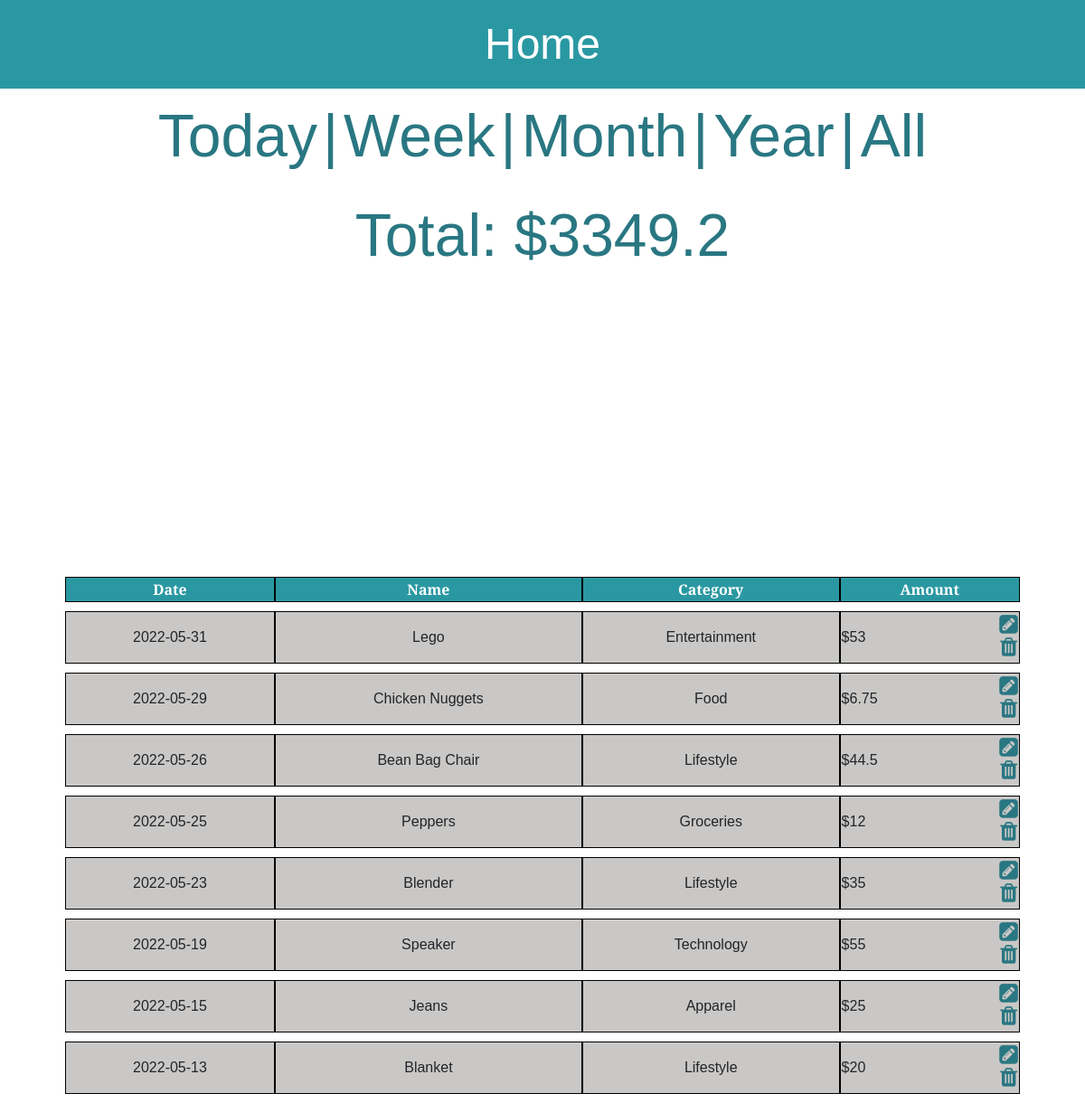
Before: /home (signed in, upper part) with the older database file.
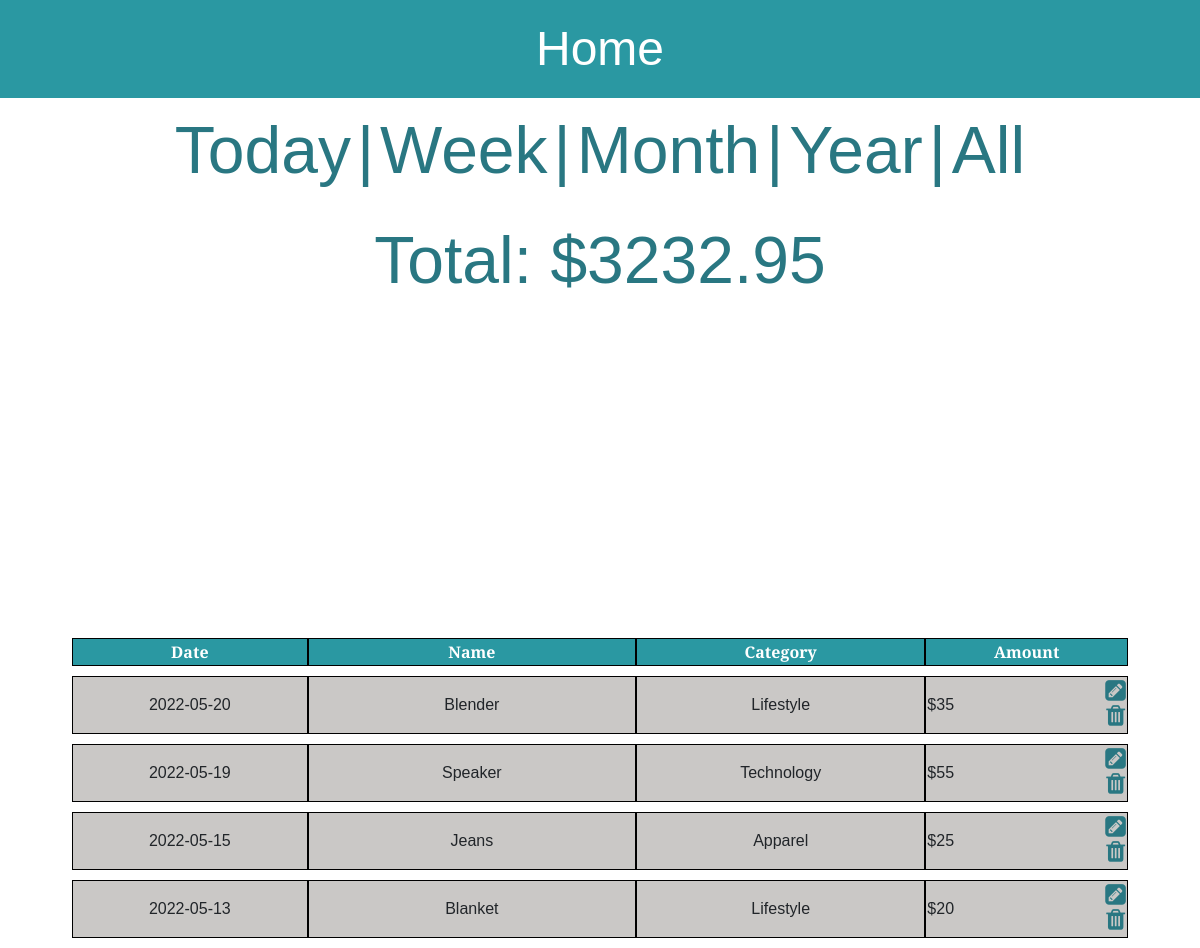
After: the same page with the newer database file.
### tables this page shows
CREATE TABLE expenses (
                                    id integer PRIMARY KEY,
                                    user_id integer NOT NULL,
                                    name text NOT NULL,
                                    date numeric NOT NULL,
                                    category text NOT NULL,
                                    amount numberic NOT NULL,
                                    FOREIGN KEY (user_id) REFERENCES users (id)
                                );

### app.py (the view, shortened to what this page needs)
@app.route("/home", methods=["GET", "POST"])
def homepage():
    if "uid" not in session:
        flash("You must be logged in to view this page",  category="alert-warning")
        return redirect(url_for("login"))
    try:
        conn = create_connection("database.db")
        tuple_expenses = select_expenses_by_uid(conn, session["uid"])
        pie_data = get_pie_data(conn, session["uid"], "all")
        total_expense = get_total_expenses(conn, session["uid"])
    finally:
        conn.close()
    user_expenses = sorted([data_to_dict(each_expense) for each_expense in tuple_expenses],
                           key=lambda d: d["date"], reverse=True)
    return (
        render_template(
            "home.html",
            user_expenses=user_expenses,
            total_expense=str(total_expense),
            data=pie_data,
        ),
        200,
    )

### modules/app_helper_module.py (called while the page is built)
def data_to_dict(data_tup: tuple) -> dict:
    return {
        "name": data_tup[2],
        "date": data_tup[3],
        "category": data_tup[4],
        "amount": data_tup[5],
        "eid": data_tup[0],
    }

### modules/expense_module.py (called while the page is built)
def select_expenses_by_uid(conn, uid: int) -> list:
    cur = conn.cursor()
    cur.execute("SELECT * FROM expenses WHERE user_id=?", (uid,))
    return cur.fetchall()

def get_total_expenses_by_category(conn, uid: int, category: str) -> int:
    cur = conn.cursor()
    cur.execute(
        "SELECT amount FROM expenses WHERE user_id=? AND category=?",
        (
            uid,
            category,
        ),
    )
    total = 0
    for row in cur.fetchall():
        total += row[0]
    return total

def get_total_expenses(conn, uid: int) -> int:
    cur = conn.cursor()
    cur.execute("SELECT amount FROM expenses WHERE user_id=?", (uid,))
    total = 0
    for row in cur.fetchall():
        total += row[0]
    return float("{:.2f}".format(round(total, 2)))

### sql_db.py (called while the page is built)
def create_connection(db_file):
    conn = None
    try:
        conn = sqlite3.connect(db_file)
        return conn
    except Error as e:
        print(e)
    return conn

### templates/home.html (shortened to what this page needs)
{% extends 'app.html' %}
{% block css_linking %}
<link href="/static/home.css" rel="stylesheet"> {% endblock %}
{% block heading1 %} Home {% endblock %}
{% block main_content %}
<section class="filter-tabs" style="font-size: 5.5vw;">
    <form action="/home/today" method="post">
        <button type="submit" class="filter-btn">Today</button>|
    </form>
    <form action="/home/week" method="post">
        <button type="submit" class="filter-btn">Week</button>|
    </form>
    <form action="/home/month" method="post">
        <button type="submit" class="filter-btn">Month</button>|
    </form>
    <form action="/home/year" method="post">
        <button type="submit" class="filter-btn">Year</button>|
    </form>
    <form action="/home" method="post">
        <button type="submit" class="filter-btn">All</button>
    </form>
</section>
<section class="total-expense" style="font-size: 5.5vw;">
    <p>Total: ${{ total_expense }}</p>
</section>
<section class="pie-chart-display">
    <div style="width: 100%; overflow: hidden;">
        <div id="piechart_3d" style="width: 100vw; height: 17rem; overflow: hidden;"></div>
    </div>
</section>
<section class="expense-cards">
    <table class="sortable" style="width: 88vw">
        {% if user_expenses|length > 0 %}
        <thead>
            <tr>
                <th>Date</th>
                <th>Name</th>
                <th>Category</th>
                <th>Amount</th>
            </tr>
        </thead>
        {% endif %}
        <tbody>
            {% for user_expense in user_expenses %}
            <tr>
                <td>
                    {{ user_expense.date }}
                </td>
                <td>
                    {{ user_expense.name }}
                </td>
                <td>
                    {{ user_expense.category }}
                </td>
                <td class="expense-amount">
                    ${{ user_expense.amount }}
                    <div class="home-icons">
                        <span id="{{ user_expense.eid }}">
                            <a href="{{ url_for('get_expense', eid=user_expense.eid) }}">
                                <i class="fa fa-pencil-square" aria-hidden="true"></i>
                            </a>
                        </span>
                        <form action="/home" method="POST">
                            <button type="submit" class="btn"><i class="fa fa-trash" aria-hidden="true"></i></button>
                        </form>
                    </div>
                </td>
            </tr>
            {% endfor %}
        </tbody>
    </table>
</section>
{% endblock %}

Changed rows visible on the page:
removed expenses: date "2022-05-31", name "Lego", category "Entertainment", amount "53"
removed expenses: date "2022-05-29", name "Chicken Nuggets", category "Food", amount "6.75"
removed expenses: date "2022-05-26", name "Bean Bag Chair", category "Lifestyle", amount "44.5"
removed expenses: date "2022-05-25", name "Peppers", category "Groceries", amount "12"
changed expenses "Blender": date "2022-05-23" → "2022-05-20"
Other visible differences:
{{ total_expense }}: "3349.2" → "3232.95"
